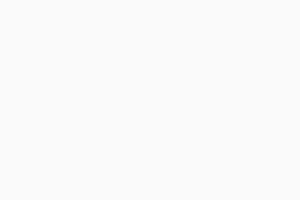
Frame 1 (no input)
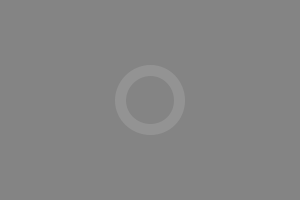
Frame 60 (the mouse pressed at the canvas centre just before this capture)
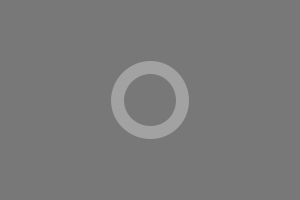
Frame 120 (the mouse held since frame 60 and released just before this capture)

The Processing sketch that drew these frames (run headless with seeded random() and noise(); from frame 60 on, the mouse is pressed at the canvas centre):

// Processing sketch: processing_70107
// ── processing_70107.pde

//Grace O mods 14-15 CP1 Moving Shapes
int x;
int changeX=1;
int y;
int changeY=1;
void setup()
{
  size(300, 200);
}
void draw()
{
  background(250-2*x, 250-2*x, 250-2*x);
  strokeWeight(x/5);
  stroke(x*2.5);
  noFill();
  ellipse(150, 100, x, y);
  x = x + changeX;
  y = y + changeY;
  print("x");
  print(x);
  print("y");
  print(y);
  if (x>100)
  {
    changeX =-2;
    changeY =-2;
  }
  if (x<1)
  {
    changeX=1;
    changeY=1;
  }
}
